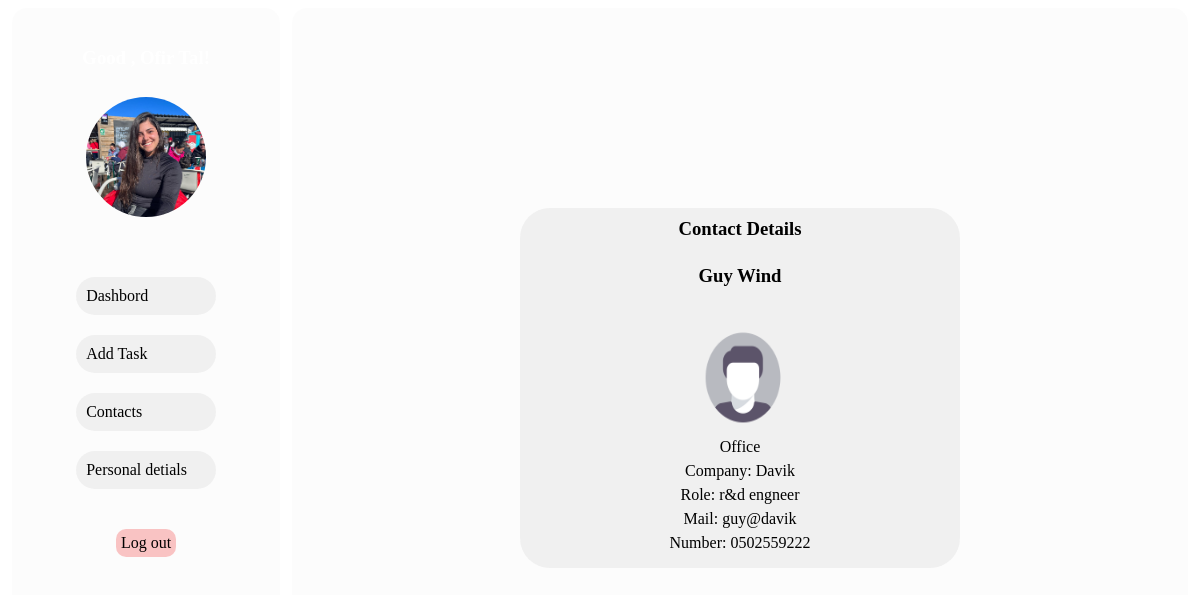
Screenshot of /card/10/contact/ (signed in) with the database file from the repository.
### contact_app/models.py (models this page shows, shortened)
class User(models.Model):
    name = models.CharField(max_length=200)
    password = models.CharField(max_length=200)
    permissions = models.CharField(max_length=200)
    image = models.ImageField(upload_to='contact_app/static/contact_app/images/users')
    favorites = models.ManyToManyField('Contact', related_name='favorited_by')
    favorites_tasks = models.ManyToManyField('Task', related_name='favorited_tasks')
    company = models.CharField(max_length=200,default='N3Cure')
    role = models.CharField(max_length=200, default='employee')
    address = models.CharField(max_length=200, default='none')
    phone_number = models.CharField(max_length=20, blank=True, null=True, default='none')
    note = models.CharField(max_length=200, default='none')
    birth_day = models.DateField(default='1970-01-01')

class Contact(models.Model):
    name = models.CharField(max_length=200)
    email = models.EmailField(unique=True, default='none')
    phone_number = models.CharField(max_length=20, blank=True, null=True, default='none')
    company = models.CharField(max_length=20)
    category = models.ForeignKey(Category, on_delete=models.CASCADE, default=1)
    role=  models.CharField(max_length=200,default='none')
    description = models.CharField(max_length=200,default='none')

class Category(models.Model):
    category = models.CharField(max_length=200)
    def __str__(self) -> str:
        return f'{self.category}'

### contact_app/views.py (the view)
# urls.py: path("card/<int:contact_id>/<str:type>/", views.card, name="card"),
def card(request,contact_id,type):
    user_id = request.session.get("user_id")
    active_user = User.objects.get(id=user_id)
    if type == "contact":
        contact = Contact.objects.get(id=contact_id)
    if type == "user":
        contact = User.objects.get(id=contact_id)
    if type == "task":
        task = Task.objects.get(id=contact_id)
        return render(request, "card.html", {"user": active_user,"type":type,"task": task})
    return render(request, "card.html", {"user": active_user,"type":type,"contact": contact})

### contact_app/templates/card.html (shortened to what this page needs)
{% extends "base.html" %}
{% load static %}
{% block card %}
{% if type == "contact" %}
    <div class="contactCard">
        <h3 style="margin:0;">Contact Details</h3>
        <h3>{{contact.name}}</h3>
        <img src="{% static 'contact_app/images/user1.jpg' %}" class="userimg">
        <div class="">{{contact.category}}</div>
        <div class="">Company: {{contact.company}}</div>
        <div class="">Role: {{contact.role}}</div>
        <div class="">Mail: {{contact.email}}</div>
        <div class="">Number: {{contact.phone_number}}</div>
    </div>
{%endif%}
{% endblock %}

### contact_app/templates/base.html (shortened to what this page needs)
{% load static %}
<!DOCTYPE html>
<html lang="en">
<head>
    <link rel="stylesheet" href="{% static 'contact_app/style.css' %}">
</head>
<body>
<div class="container">
    <div class="section1">
        <div class="profilebar">
            <h3>Good {{datetime}}, {{user.name}}!</h3>
            {%if user.image%}
            <img src="{{ user.image.url }}" class="userimg">
            {%else%}
            <img src="{% static 'contact_app/images/user1.jpg' %}" class="userimg">
            {%endif%}
        </div>
        <div class="navbar">
            <a class="navbartext" id="dashbordLink" onclick="changeColorNAV('dashbordLink')" href="{% url 'dashbord' %}">Dashbord</a>
            <a class="navbartext" id="addLink" onclick="changeColorNAV('addLink')" href="{% url 'add_task' %}">Add Task</a>
            <a class="navbartext" id="groupsLink" onclick="changeColorNAV('groupsLink')" href="{% url 'contacts' %}">Contacts</a>
            <a class="navbartext" id="personalLink" onclick="changeColorNAV('personalLink')" href="{% url 'setting' %}">Personal detials</a>
            <a style="margin-top:20px;"class="crudtext" href="{% url 'logout' %}">Log out</a>
        </div>
    </div>
    <div class="section2">
        {% block card %}
        {% endblock %}
    </div>
</div>
</body>
</html>

### contact_app/static/contact_app/style.css (style rules this page uses)
body { background-image: url('/static/contact_app/images/background2.jpg'); background-size:cover; color:white; margin-left: 1%; margin-right: 1%; }
.container { display: flex; flex-direction: row; gap: 1%; }
.section1 { display: flex; flex-direction: column; gap:60px; width: 20vw; background-color: rgba(237, 237, 237, 0.18); border-radius: 15px; padding: 20px; height: 90vh; align-items: center; }
.profilebar { display: flex; flex-direction: column; align-items: center; gap:10px; }
.navbar { display: flex; flex-direction: column; gap:20px; align-items: center; }
a { text-decoration: none; color: inherit; cursor: pointer; }
.section2 { display: flex; flex-direction: column; gap:5px; width: 75vw; height: 90vh; background-color: rgba(237, 237, 237, 0.18); border-radius: 15px; padding: 20px; }
.contactCard { background-color: rgba(237, 237, 237, 0.749); border-radius: 30px; padding: 10px; color: black; display: flex; flex-direction: column; align-items: center; width: 35vw; height:fit-content; margin: auto; gap: 6px; }

### rows the page displays
User: image (picture)
Contact: name "Guy Wind", category "Office", company "Davik", role "r&d engneer", email "guy@davik", phone_number "0502559222"
